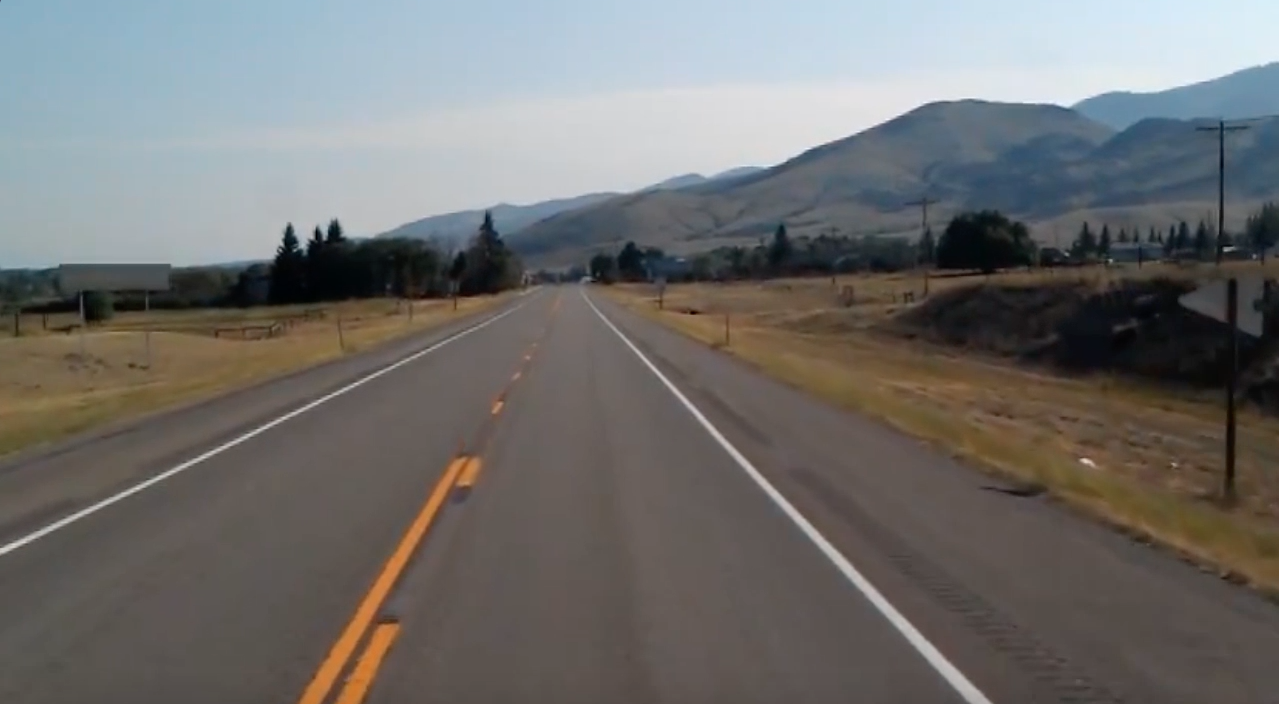
#> input picture Assignment 1/Part two/Test images/testHough.jpg, 1279 x 704 px, found by its file name
$ jupyter execute Hough_Transform.ipynb
#> lines starting #> are read from the running program, lines starting #| are printed output that depends on the picture; after the words box and inside, x2 and y2 are one past the last pixel; in counts of white or black regions, pixels touching at a corner belong together
# Imports

[cell 1]
import cv2
import matplotlib.pyplot as plt
from google.colab.patches import cv2_imshow
import numpy as np
import math
from scipy.signal import convolve2d

# Defined Functions

[cell 2]
# by https://stackoverflow.com/a/25436112
def estimate_noise(I):

  if I.shape[2] != 1:
    I = cv2.cvtColor(I, cv2.COLOR_RGB2GRAY)

  H, W = I.shape

  M = [[1, -2, 1],
       [-2, 4, -2],
       [1, -2, 1]]

  sigma = np.sum(np.sum(np.absolute(convolve2d(I, M))))
  sigma = sigma * math.sqrt(0.5 * math.pi) / (6 * (W-2) * (H-2))

  return sigma

def draw_line(img,rho,theta):
  a = np.cos(thetas[theta])
  b = np.sin(thetas[theta])
  x0 = a*rhos[rho]
  y0 = b*rhos[rho]
  # these are then scaled so that the lines go off the edges of the image
  x1 = int(x0 + 1000*(-b))
  y1 = int(y0 + 1000*(a))
  x2 = int(x0 - 1000*(-b))
  y2 = int(y0 - 1000*(a))
  cv2.line(img, (x1, y1), (x2, y2), (0, 0, 255), 2)


def remove_neighbour_lines(accumulator,neigh=3):
  acc_copy = accumulator.copy()
  for i in range(0,accumulator.shape[0],neigh):
    if i+neigh > accumulator.shape[0]:
      continue
    for j in range(0,accumulator.shape[1],neigh):
      if j+neigh > accumulator.shape[1]:
        continue
      filter = np.zeros((neigh,neigh))
      idx = np.argmax(accumulator[i:i+neigh,j:j+neigh])
      x,y = np.unravel_index(idx, (neigh,neigh))
      filter[x][y] = 1
      acc_copy[i:i+neigh,j:j+neigh]= accumulator[i:i+neigh,j:j+neigh]*filter
  return acc_copy

# Read Image

[cell 3]
original_img = cv2.cvtColor(cv2.imread("/content/testHough.jpg"),cv2.COLOR_BGR2RGB)
plt.imshow(original_img)
print(f"shape of the image{original_img.shape}")
#| shape of the image(704, 1279, 3)

# Resize

[cell 4]
resized_img = cv2.resize(original_img,dsize=(720,480))
plt.imshow(resized_img)
print(f"shape of the image{resized_img.shape}")
#| shape of the image(480, 720, 3)

# Smoothing

[cell 5]
test_kernels = [9,11,17,21]
fig,ax=plt.subplots(nrows=1,ncols=len(test_kernels),figsize=(20,8))
for i in range(len(test_kernels)):
  test = cv2.medianBlur(resized_img,ksize=test_kernels[i])
  ax[i].title.set_text(f"ksize = {test_kernels[i]} ")
  ax[i].imshow(test)
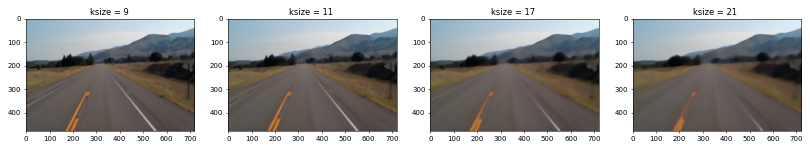
#> figure drawn by matplotlib, 4 panels

[cell 6]
smoothed_img = cv2.medianBlur(resized_img,ksize=5)
plt.imshow(smoothed_img)

# Edge Detection Using Canny Alg.

[cell 7]
test_bounds = [
    [80,120],
    [100,150],
    [150,180],
    [200,250],
    [220,250],
]
fig,ax=plt.subplots(nrows=1,ncols=len(test_bounds),figsize=(20,8))
for i in range(len(test_bounds)):
  t_lower = test_bounds[i][0]  # Lower Threshold
  t_upper = test_bounds[i][1]  # Upper threshold
  test = cv2.Canny(smoothed_img, t_lower, t_upper)
  ax[i].title.set_text(f"low={t_lower} high={t_upper}")
  ax[i].imshow(test,cmap='gray')
#> this loop made 5 passes
#> pass 1, `test = cv2.Canny(smoothed_img, t_lower, t_upper)`:
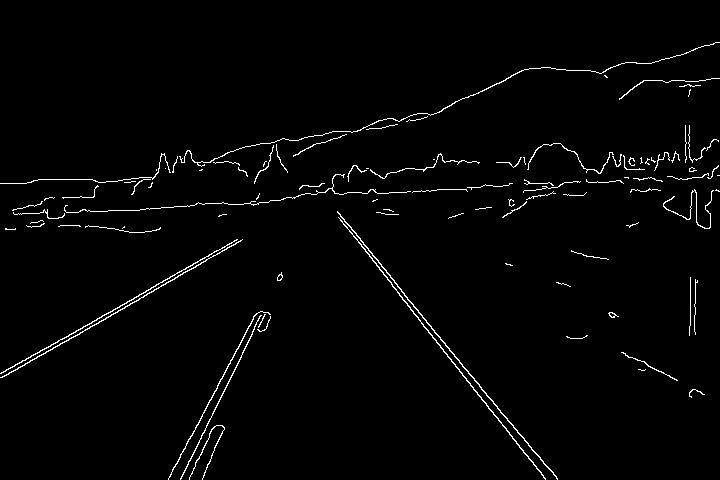
#> test: shape (480, 720); 1.9% white in thin lines or dots
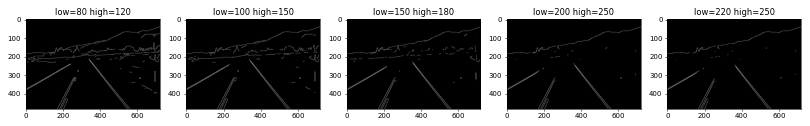
#> figure drawn by matplotlib, 5 panels

[cell 8]
edged_img = cv2.Canny(smoothed_img, 200, 250)
#> edged_img: shape (480, 720); 0.89% white in thin lines or dots
print(edged_img.shape)
#| (480, 720)
print(np.unique(edged_img))
#| [  0 255]

[cell 9]
fig,ax=plt.subplots(nrows=1,ncols=3,figsize=(20,8))
ax[0].imshow(resized_img)
ax[0].title.set_text("original img")
ax[1].imshow(smoothed_img)
ax[1].title.set_text("smoothed img")
ax[2].imshow(edged_img,cmap='gray')
ax[2].title.set_text("edges by canny")

# ROI (not the best approach)

[cell 10]
edged_img[:240,:] = 0
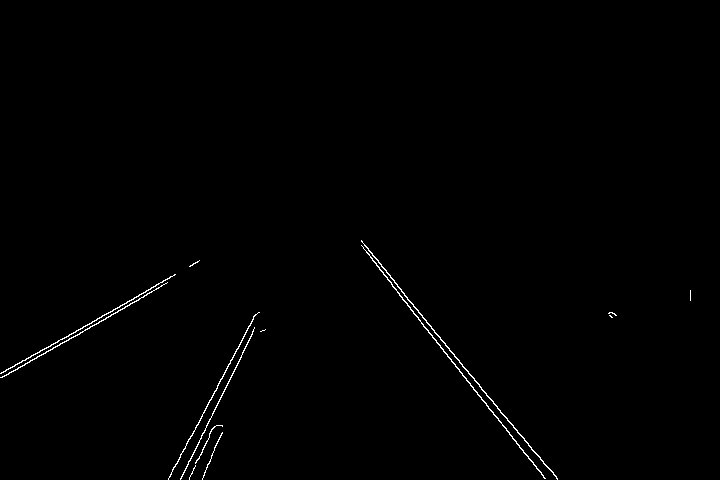
#> edged_img: shape (480, 720); 0.59% white in thin lines or dots, all inside (x1, y1, x2, y2) = (0, 240, 691, 480)

[cell 11]
plt.imshow(edged_img,cmap='gray')

# Hough Transform

[cell 12]
def hough_transform(image):
  H,W = image.shape
#> H = 480; W = 720

  # Max diatance is diagonal one
  Maxdist = int(np.ceil(np.sqrt(H**2 + W ** 2)))
#> Maxdist = 866
  # Theta in range from 0 to 180 degrees
  thetas = np.deg2rad(np.arange(0, 180))
  # Range of radius
  rs = np.linspace(-Maxdist, Maxdist, 2*Maxdist)
#> rs = 1732 values from -866 to 866
  accumulator = np.zeros((2 * Maxdist, len(thetas)),dtype=np.uint64)
  y_idxs, x_idxs = np.nonzero(image)  # (row, col) indexes to edges
#> y_idxs = 2037 values from 240 to 479; x_idxs = 2037 values, max 690 at index 242, min 0 at index 1180, mean 287

  for i in range(len(x_idxs)):
    x = x_idxs[i]
    y = y_idxs[i]
    for k in range(len(thetas)):
      p = np.round(x*np.cos(thetas[k]) + y*np.sin(thetas[k])) + Maxdist # to avoid negative values
      accumulator[int(p),k] += 1
#> this loop made 2037 passes
#> (x, y) on passes 1 to 3: (361, 240), (361, 241), (362, 241)
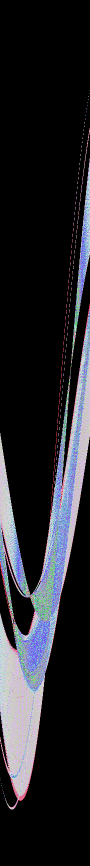
#> accumulator: shape (1732, 180) uint64 (shown at 1/2 size); 102 distinct labels, from 0 to 231; one colour per label, 0 black
  return accumulator, thetas, rs

[cell 13]
accumulator, thetas, rhos = hough_transform(edged_img)
#> thetas = 180 values from 0 to 3.12; rhos = 1732 values from -866 to 866
fig,ax=plt.subplots(nrows=1,ncols=2,figsize=(20,8))
ax[0].imshow(edged_img,cmap='gray')
ax[0].title.set_text("original img")
ax[1].imshow(accumulator,cmap='gray',)
ax[1].title.set_text("Hough Transform")

[cell 14]
THRESHOLD = 100
test_neigh = [3,5,7,13,17]
fig,ax=plt.subplots(nrows=1,ncols=len(test_neigh),figsize=(20,8))
for k in range(len(test_neigh)):
  test_acc = remove_neighbour_lines(accumulator,test_neigh[k])
  test_img = resized_img.copy()
  line_count = 0
  for i in range(test_acc.shape[0]):
    for j in range(test_acc.shape[1]):
      if test_acc[i][j] > THRESHOLD:
        line_count += 1
        draw_line(test_img,i,j)
        ax[k].title.set_text(f"lines ={line_count}")
        ax[k].imshow(test_img)
#> this loop made 5 passes
#> pass 1, `test_acc = remove_neighbour_lines(accumulator,test_neigh[k])`:
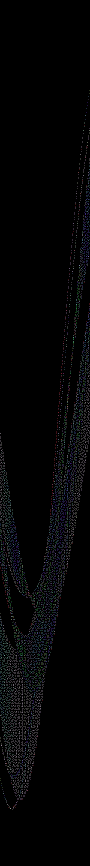
#> test_acc: shape (1732, 180) uint64 (shown at 1/2 size); 80 distinct labels, from 0 to 231; one colour per label, 0 black
#> pass 2, `test_acc = remove_neighbour_lines(accumulator,test_neigh[k])`:
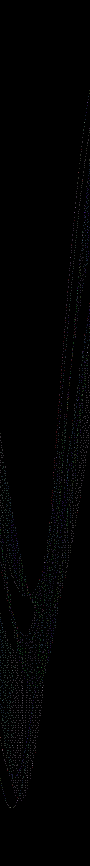
#> test_acc: shape (1732, 180) uint64 (shown at 1/2 size); 65 distinct labels, from 0 to 231; one colour per label, 0 black
#> pass 3, `test_acc = remove_neighbour_lines(accumulator,test_neigh[k])`:
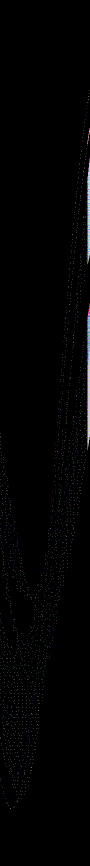
#> test_acc: shape (1732, 180) uint64 (shown at 1/2 size); 63 distinct labels, from 0 to 231; one colour per label, 0 black
#> after the loop:
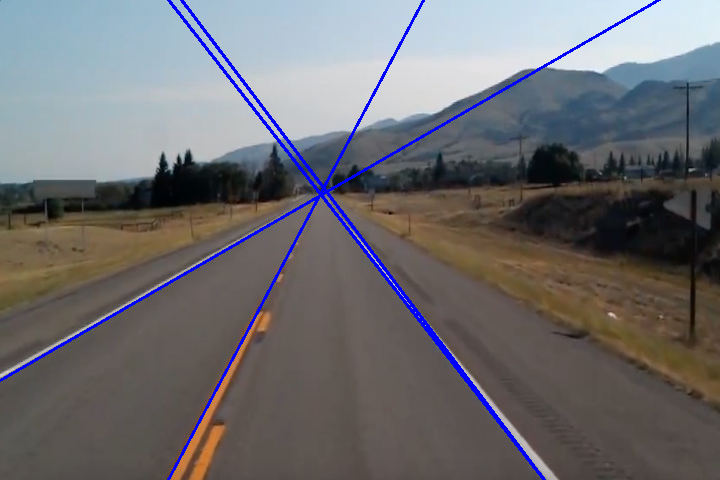
#> test_img: shape (480, 720, 3); mean R, G, B 109.3, 108.3, 112.2
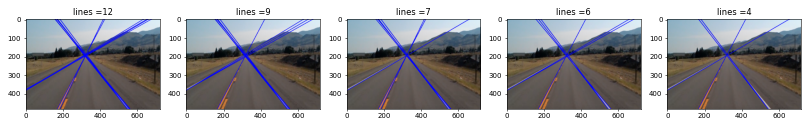
#> figure drawn by matplotlib, 5 panels
